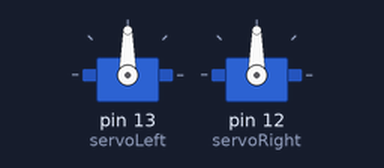
The sketch below on a simulated Arduino Uno, built with avr-gcc and run on an emulated ATmega328P. Shown: 2 × servo.

Above: at 0.05 s.
At 9.5 s:
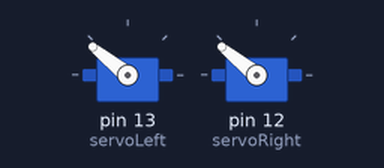
At 18.95 s:
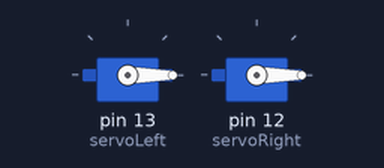
At 38.0 s:
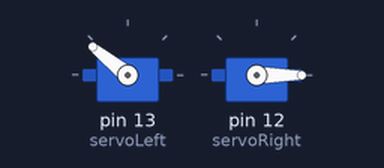
Timing chart, 0 to 49.5 s (numbered marks = the images above):
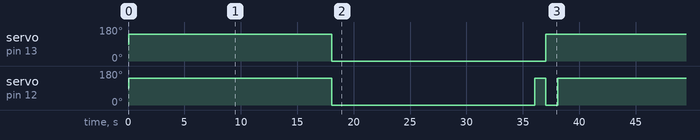

Measured:
- by itself, servo on pin 13 (servoLeft): alternates 141° for 19.1 s and 0° for 19.0 s
- by itself, servo on pin 12 (servoRight): repeats every 38.1 s: 0° 18.0 s, 141° 1.0 s, 0° 1.1 s, 141° 18.0 s

The sketch:

escapebot.ino
```cpp
#include <Servo.h>                           // Include servo library

Servo servoLeft;                             // Declare left servo signal
Servo servoRight;                            // Declare right servo signal

void setup() {
  // put your setup code here, to run once:
  servoLeft.attach(13);                      // Attach left signal to pin 13
  servoRight.attach(12);                      // Attach left signal to pin 12
}


void stayStill (int times){
  servoLeft.detach();
  servoRight.detach();
  delay(times);
  servoLeft.attach(13);
  servoRight.attach(12);
}
void moveForward (int times){
  servoLeft.writeMicroseconds(2000);
  servoRight.writeMicroseconds(0);
  delay(times);
}
void moveBackward (int times){
  servoLeft.writeMicroseconds(0);
  servoRight.writeMicroseconds(2000);
  delay (times);
}
void turnRight (int degree){
  servoLeft.writeMicroseconds(2000);
  servoRight.writeMicroseconds(2000);
  delay (1100/180 * degree);
}
void turnLeft (int degree){
  servoLeft.writeMicroseconds(0);
  servoRight.writeMicroseconds(0);

  delay (1100/180 * degree);
}
void loop(){
  stayStill(50);
  turnRight(3000);
  turnLeft(3000);
  moveBackward(1000);
  moveForward(1000);

}
```
